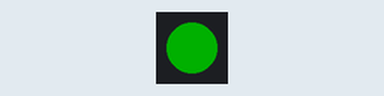
This sketch was run on a simulated Arduino Uno, built with avr-gcc and run on an emulated ATmega328P. On the bench: 1 RGB LEDs in strip order, left to right. Dim RGB values are drawn brighter than linear; colours are those a GRB WS2812 strip shows for the declared byte order; what the sketch prints to the serial monitor is not drawn.

Above: at 0.2 s.
Timing chart, 0 to 1.7 s (numbered marks = the images above):
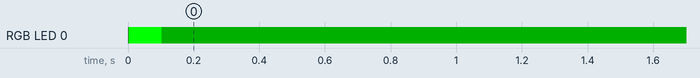

Measured:
- by itself, RGB LED 0: off → RGB(0, 255, 0) at 0.00 s, → RGB(0, 55, 0) 0.10 s later

The sketch:

fadetest.ino
```cpp
/*
Put together & tested by:
Scottie Digital
 */
#include "FastLED.h"
#define DATA_PIN 6
#define NUM_LEDS 1
CRGB leds[NUM_LEDS];

int fadeAmount = 5;  // Set the amount to fade I usually do 5, 10, 15, 20, 25 etc even up to 255.
int brightness = 0;

void setup() {
  Serial.begin(115200);
  FastLED.addLeds<WS2812, DATA_PIN>(leds, NUM_LEDS);
}

void loop() {
  for(int i = 0; i < NUM_LEDS; i++ ){
    leds[i].setRGB(255,0,0);  // setRGB functions works by setting
                             // (RED value 0-255, GREEN value 0-255, BLUE value 0-255)
                             // RED = setRGB(255,0,0)
                             // GREEN = setRGB(0,255,0)
    leds[i].fadeLightBy(brightness);
  }
  FastLED.show();
  //brightness = brightness + fadeAmount;
  brightness = 200;
  // reverse the direction of the fading at the ends of the fade:
//  if(brightness == 0 || brightness == 255)
//  {
//    fadeAmount = -fadeAmount ;
//  }
  if (brightness == 255) {
    brightness = 0;
  }
  Serial.println(brightness);
  delay(100);  // This delay sets speed of the fade. I usually do from 5-75 but you can always go higher.
}
```
